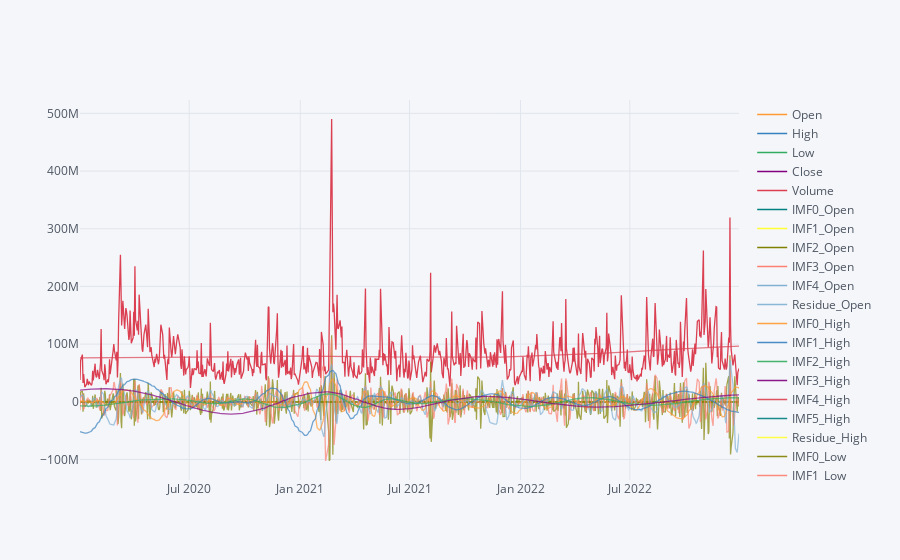

Write notebook code for a chart like this one.
### Code cell
processed_data["PETR4.SA"].iplot()
processed_data["PETR4.SA"].to_csv("PETR4.csv")

### Figure 1 — Plotly figure (JSON) as saved in the notebook; plotly's stock layout.template omitted (floating-point values rounded to 4 significant figures; data arrays with more than 128 entries replaced by an {"elided": "..."} marker saying what was removed)
{"data": [{"line": {"color": "rgba(255, 153, 51, 1.0)", "dash": "solid", "shape": "linear", "width": 1.3}, "mode": "lines", "name": "Open", "text": "", "type": "scatter", "x": {"elided": "745 str values"}, "y": {"elided": "745 float values"}}, {"line": {"color": "rgba(55, 128, 191, 1.0)", "dash": "solid", "shape": "linear", "width": 1.3}, "mode": "lines", "name": "High", "text": "", "type": "scatter", "x": {"elided": "745 str values"}, "y": {"elided": "745 float values"}}, {"line": {"color": "rgba(50, 171, 96, 1.0)", "dash": "solid", "shape": "linear", "width": 1.3}, "mode": "lines", "name": "Low", "text": "", "type": "scatter", "x": {"elided": "745 str values"}, "y": {"elided": "745 float values"}}, {"line": {"color": "rgba(128, 0, 128, 1.0)", "dash": "solid", "shape": "linear", "width": 1.3}, "mode": "lines", "name": "Close", "text": "", "type": "scatter", "x": {"elided": "745 str values"}, "y": {"elided": "745 float values"}}, {"line": {"color": "rgba(219, 64, 82, 1.0)", "dash": "solid", "shape": "linear", "width": 1.3}, "mode": "lines", "name": "Volume", "text": "", "type": "scatter", "x": {"elided": "745 str values"}, "y": {"elided": "745 int values"}}, {"line": {"color": "rgba(0, 128, 128, 1.0)", "dash": "solid", "shape": "linear", "width": 1.3}, "mode": "lines", "name": "IMF0_Open", "text": "", "type": "scatter", "x": {"elided": "745 str values"}, "y": {"elided": "745 float values"}}, {"line": {"color": "rgba(255, 255, 51, 1.0)", "dash": "solid", "shape": "linear", "width": 1.3}, "mode": "lines", "name": "IMF1_Open", "text": "", "type": "scatter", "x": {"elided": "745 str values"}, "y": {"elided": "745 float values"}}, {"line": {"color": "rgba(128, 128, 0, 1.0)", "dash": "solid", "shape": "linear", "width": 1.3}, "mode": "lines", "name": "IMF2_Open", "text": "", "type": "scatter", "x": {"elided": "745 str values"}, "y": {"elided": "745 float values"}}, {"line": {"color": "rgba(251, 128, 114, 1.0)", "dash": "solid", "shape": "linear", "width": 1.3}, "mode": "lines", "name": "IMF3_Open", "text": "", "type": "scatter", "x": {"elided": "745 str values"}, "y": {"elided": "745 float values"}}, {"line": {"color": "rgba(128, 177, 211, 1.0)", "dash": "solid", "shape": "linear", "width": 1.3}, "mode": "lines", "name": "IMF4_Open", "text": "", "type": "scatter", "x": {"elided": "745 str values"}, "y": {"elided": "745 float values"}}, {"line": {"color": "rgba(128, 177, 211, 0.8999999999999999)", "dash": "solid", "shape": "linear", "width": 1.3}, "mode": "lines", "name": "Residue_Open", "text": "", "type": "scatter", "x": {"elided": "745 str values"}, "y": {"elided": "745 float values"}}, {"line": {"color": "rgba(255, 153, 51, 0.8999999999999999)", "dash": "solid", "shape": "linear", "width": 1.3}, "mode": "lines", "name": "IMF0_High", "text": "", "type": "scatter", "x": {"elided": "745 str values"}, "y": {"elided": "745 float values"}}, {"line": {"color": "rgba(55, 128, 191, 0.8999999999999999)", "dash": "solid", "shape": "linear", "width": 1.3}, "mode": "lines", "name": "IMF1_High", "text": "", "type": "scatter", "x": {"elided": "745 str values"}, "y": {"elided": "745 float values"}}, {"line": {"color": "rgba(50, 171, 96, 0.8999999999999999)", "dash": "solid", "shape": "linear", "width": 1.3}, "mode": "lines", "name": "IMF2_High", "text": "", "type": "scatter", "x": {"elided": "745 str values"}, "y": {"elided": "745 float values"}}, {"line": {"color": "rgba(128, 0, 128, 0.8999999999999999)", "dash": "solid", "shape": "linear", "width": 1.3}, "mode": "lines", "name": "IMF3_High", "text": "", "type": "scatter", "x": {"elided": "745 str values"}, "y": {"elided": "745 float values"}}, {"line": {"color": "rgba(219, 64, 82, 0.8999999999999999)", "dash": "solid", "shape": "linear", "width": 1.3}, "mode": "lines", "name": "IMF4_High", "text": "", "type": "scatter", "x": {"elided": "745 str values"}, "y": {"elided": "745 float values"}}, {"line": {"color": "rgba(0, 128, 128, 0.8999999999999999)", "dash": "solid", "shape": "linear", "width": 1.3}, "mode": "lines", "name": "IMF5_High", "text": "", "type": "scatter", "x": {"elided": "745 str values"}, "y": {"elided": "745 float values"}}, {"line": {"color": "rgba(255, 255, 51, 0.8999999999999999)", "dash": "solid", "shape": "linear", "width": 1.3}, "mode": "lines", "name": "Residue_High", "text": "", "type": "scatter", "x": {"elided": "745 str values"}, "y": {"elided": "745 float values"}}, {"line": {"color": "rgba(128, 128, 0, 0.8999999999999999)", "dash": "solid", "shape": "linear", "width": 1.3}, "mode": "lines", "name": "IMF0_Low", "text": "", "type": "scatter", "x": {"elided": "745 str values"}, "y": {"elided": "745 float values"}}, {"line": {"color": "rgba(251, 128, 114, 0.8999999999999999)", "dash": "solid", "shape": "linear", "width": 1.3}, "mode": "lines", "name": "IMF1_Low", "text": "", "type": "scatter", "x": {"elided": "745 str values"}, "y": {"elided": "745 float values"}}, {"line": {"color": "rgba(251, 128, 114, 0.7999999999999998)", "dash": "solid", "shape": "linear", "width": 1.3}, "mode": "lines", "name": "IMF2_Low", "text": "", "type": "scatter", "x": {"elided": "745 str values"}, "y": {"elided": "745 float values"}}, {"line": {"color": "rgba(128, 177, 211, 0.7999999999999998)", "dash": "solid", "shape": "linear", "width": 1.3}, "mode": "lines", "name": "IMF3_Low", "text": "", "type": "scatter", "x": {"elided": "745 str values"}, "y": {"elided": "745 float values"}}, {"line": {"color": "rgba(255, 153, 51, 0.7999999999999998)", "dash": "solid", "shape": "linear", "width": 1.3}, "mode": "lines", "name": "IMF4_Low", "text": "", "type": "scatter", "x": {"elided": "745 str values"}, "y": {"elided": "745 float values"}}, {"line": {"color": "rgba(55, 128, 191, 0.7999999999999998)", "dash": "solid", "shape": "linear", "width": 1.3}, "mode": "lines", "name": "Residue_Low", "text": "", "type": "scatter", "x": {"elided": "745 str values"}, "y": {"elided": "745 float values"}}, {"line": {"color": "rgba(50, 171, 96, 0.7999999999999998)", "dash": "solid", "shape": "linear", "width": 1.3}, "mode": "lines", "name": "IMF0_Close", "text": "", "type": "scatter", "x": {"elided": "745 str values"}, "y": {"elided": "745 float values"}}, {"line": {"color": "rgba(128, 0, 128, 0.7999999999999998)", "dash": "solid", "shape": "linear", "width": 1.3}, "mode": "lines", "name": "IMF1_Close", "text": "", "type": "scatter", "x": {"elided": "745 str values"}, "y": {"elided": "745 float values"}}, {"line": {"color": "rgba(219, 64, 82, 0.7999999999999998)", "dash": "solid", "shape": "linear", "width": 1.3}, "mode": "lines", "name": "IMF2_Close", "text": "", "type": "scatter", "x": {"elided": "745 str values"}, "y": {"elided": "745 float values"}}, {"line": {"color": "rgba(0, 128, 128, 0.7999999999999998)", "dash": "solid", "shape": "linear", "width": 1.3}, "mode": "lines", "name": "IMF3_Close", "text": "", "type": "scatter", "x": {"elided": "745 str values"}, "y": {"elided": "745 float values"}}, {"line": {"color": "rgba(255, 255, 51, 0.7999999999999998)", "dash": "solid", "shape": "linear", "width": 1.3}, "mode": "lines", "name": "IMF4_Close", "text": "", "type": "scatter", "x": {"elided": "745 str values"}, "y": {"elided": "745 float values"}}, {"line": {"color": "rgba(128, 128, 0, 0.7999999999999998)", "dash": "solid", "shape": "linear", "width": 1.3}, "mode": "lines", "name": "Residue_Close", "text": "", "type": "scatter", "x": {"elided": "745 str values"}, "y": {"elided": "745 float values"}}, {"line": {"color": "rgba(128, 128, 0, 0.7)", "dash": "solid", "shape": "linear", "width": 1.3}, "mode": "lines", "name": "IMF0_Volume", "text": "", "type": "scatter", "x": {"elided": "745 str values"}, "y": {"elided": "745 float values"}}, {"line": {"color": "rgba(251, 128, 114, 0.7)", "dash": "solid", "shape": "linear", "width": 1.3}, "mode": "lines", "name": "IMF1_Volume", "text": "", "type": "scatter", "x": {"elided": "745 str values"}, "y": {"elided": "745 float values"}}, {"line": {"color": "rgba(128, 177, 211, 0.7)", "dash": "solid", "shape": "linear", "width": 1.3}, "mode": "lines", "name": "IMF2_Volume", "text": "", "type": "scatter", "x": {"elided": "745 str values"}, "y": {"elided": "745 float values"}}, {"line": {"color": "rgba(255, 153, 51, 0.7)", "dash": "solid", "shape": "linear", "width": 1.3}, "mode": "lines", "name": "IMF3_Volume", "text": "", "type": "scatter", "x": {"elided": "745 str values"}, "y": {"elided": "745 float values"}}, {"line": {"color": "rgba(55, 128, 191, 0.7)", "dash": "solid", "shape": "linear", "width": 1.3}, "mode": "lines", "name": "IMF4_Volume", "text": "", "type": "scatter", "x": {"elided": "745 str values"}, "y": {"elided": "745 float values"}}, {"line": {"color": "rgba(50, 171, 96, 0.7)", "dash": "solid", "shape": "linear", "width": 1.3}, "mode": "lines", "name": "IMF5_Volume", "text": "", "type": "scatter", "x": {"elided": "745 str values"}, "y": {"elided": "745 float values"}}, {"line": {"color": "rgba(128, 0, 128, 0.7)", "dash": "solid", "shape": "linear", "width": 1.3}, "mode": "lines", "name": "IMF6_Volume", "text": "", "type": "scatter", "x": {"elided": "745 str values"}, "y": {"elided": "745 float values"}}, {"line": {"color": "rgba(219, 64, 82, 0.7)", "dash": "solid", "shape": "linear", "width": 1.3}, "mode": "lines", "name": "Residue_Volume", "text": "", "type": "scatter", "x": {"elided": "745 str values"}, "y": {"elided": "745 float values"}}], "layout": {"legend": {"bgcolor": "#F5F6F9", "font": {"color": "#4D5663"}}, "paper_bgcolor": "#F5F6F9", "plot_bgcolor": "#F5F6F9", "title": {"font": {"color": "#4D5663"}}, "xaxis": {"gridcolor": "#E1E5ED", "showgrid": true, "tickfont": {"color": "#4D5663"}, "title": {"font": {"color": "#4D5663"}, "text": ""}, "zerolinecolor": "#E1E5ED"}, "yaxis": {"gridcolor": "#E1E5ED", "showgrid": true, "tickfont": {"color": "#4D5663"}, "title": {"font": {"color": "#4D5663"}, "text": ""}, "zerolinecolor": "#E1E5ED"}}}
